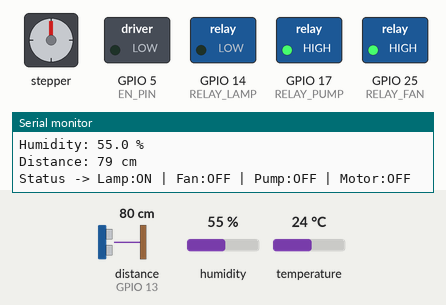
Recording of a sketch running on a simulated ESP32. Parts: stepper motor, switched loads named in the sketch (green lamp = pin HIGH), the last lines printed to the serial monitor. Wiring (inferred from the names in the program): ultrasonic range finder: trigger GPIO 12; echo GPIO 13. The test bench sets the inputs (shaded band); at power-on: distance to the obstacle (sensor on GPIO 13) 80 cm, temperature 24 °C, humidity 55 %. The echo pulse lasts 58.3 µs per cm; WiFi joins after 1.5 s; servers stay silent unless stated; no MQTT or app messages arrive unless stated; stepper angles assume 200 steps per turn; pins used as bus, display or sensor lines are not drawn.

Above: at 2.7 s.
2.8 s: distance to the obstacle (sensor on GPIO 13) set to 12 cm
8.0 s: distance to the obstacle (sensor on GPIO 13) set to 9 cm
At 8.69 s:
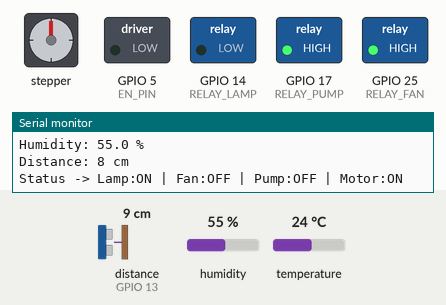
At 12.2 s:
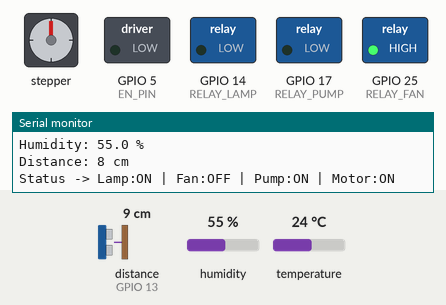
14.5 s: temperature set to 32.3 °C
19.5 s: temperature set to 33.3 °C
At 20.9 s:
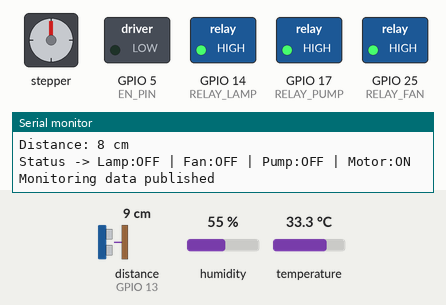
At 25.7 s:
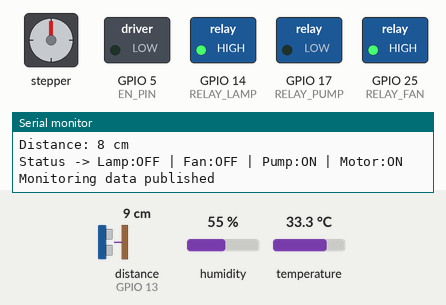
27.1 s: humidity set to 84 %
32.5 s: humidity set to 87 %
Timing chart, 0 to 35.0 s (numbered marks = the images above; inputs shaded):
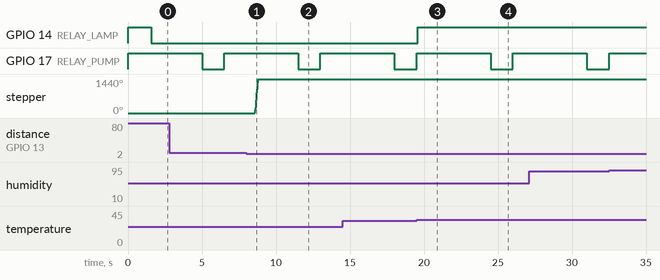

Measured:
- the behaviour switches between 11 and 10 cm on distance to the obstacle (sensor on GPIO 13) (found by bisection; images 0 and 1)
- the behaviour switches between 32.9 and 33 °C on temperature (found by bisection; images 2 and 3)
- after the input at 8.0 s, stepper: turns 1440° clockwise in 0.25 s, starting after 0.57 s
- after the input at 19.5 s, GPIO 14 (RELAY_LAMP): LOW → HIGH after 0.07 s

The sketch:

IoT.ino
```cpp
#include <WiFi.h>
#include "DHT.h"
#include <AccelStepper.h>
#include <PubSubClient.h>
#include <ArduinoJson.h>
#include "secrets.h"

// =====================================================
// PIN CONFIGURATION
// =====================================================
#define DHTPIN 26
#define DHTTYPE DHT22
#define TRIG_PIN 12
#define ECHO_PIN 13

#define RELAY_PUMP 17
#define RELAY_LAMP 14
#define RELAY_FAN 25

#define STEP_PIN 16
#define DIR_PIN 27
#define EN_PIN 5

// =====================================================
// THRESHOLD VALUES
// =====================================================
const float TEMP_MIN = 33.0;
const float TEMP_MAX = 34.0;
const float HUMIDITY_MIN = 86.0;
const float HUMIDITY_MAX = 87.0;
const int MUSHROOM_DISTANCE_CM = 10;

// =====================================================
// TIMING CONSTANTS
// =====================================================
const unsigned long SENSOR_READ_INTERVAL = 1000;   // 1 second
const unsigned long MQTT_PUBLISH_INTERVAL = 5000;  // 5 seconds
const unsigned long PUMP_ON_DURATION = 1500;       // 1.5 seconds
const unsigned long PUMP_COOLDOWN = 5000;          // 5 seconds

// =====================================================
// OBJECTS
// =====================================================
WiFiClient espClient;
PubSubClient client(espClient);
DHT dht(DHTPIN, DHTTYPE);
AccelStepper stepper(AccelStepper::DRIVER, STEP_PIN, DIR_PIN);

// =====================================================
// SENSOR DATA
// =====================================================
float temperature = 0.0;
float humidity = 0.0;
int distance = 0;

// =====================================================
// DEVICE STATUS
// =====================================================
String lampStatus = "OFF";
String pumpStatus = "OFF";
String fanStatus = "OFF";
String motorStatus = "OFF";

// =====================================================
// PUMP CONTROL STATE
// =====================================================
bool pumpNeeded = false;
bool pumpActive = false;
unsigned long pumpStartTime = 0;
unsigned long pumpCooldownStart = 0;

// =====================================================
// MANUAL CONTROL STATE
// =====================================================
bool manualLampControl = false;
bool manualPumpControl = false;
bool manualFanControl = false;

String lampManualState = "AUTO";
String pumpManualState = "AUTO";
String fanManualState = "AUTO";

// =====================================================
// TIMING VARIABLES
// =====================================================
unsigned long lastSensorRead = 0;
unsigned long lastMqttPublish = 0;

// =====================================================
// FLAGS
// =====================================================
bool needSendAck = false;

// =====================================================
// ENUMS & STRUCTS
// =====================================================
enum Level {
  LEVEL_LOW,
  LEVEL_NORMAL,
  LEVEL_HIGH
};

struct ControlRule {
  bool lamp;
  bool fan;
  bool pump;
};

// Control rules: [temperature level][humidity level]
ControlRule controlRules[3][3] = {
  // Temperature: LEVEL_LOW
  {
    { true, false, true },   // Humidity: LEVEL_LOW    -> Lamp ON, Pump ON
    { true, false, false },  // Humidity: LEVEL_NORMAL -> Lamp ON only
    { true, false, false }   // Humidity: LEVEL_HIGH   -> Lamp ON only
  },

  // Temperature: LEVEL_NORMAL
  {
    { false, false, true },  // Humidity: LEVEL_LOW    -> Pump ON only
    { false, false, false }, // Humidity: LEVEL_NORMAL -> All OFF
    { false, true, false }   // Humidity: LEVEL_HIGH   -> Fan ON only
  },

  // Temperature: LEVEL_HIGH
  {
    { false, true, true },   // Humidity: LEVEL_LOW    -> Fan ON, Pump ON
    { false, true, false },  // Humidity: LEVEL_NORMAL -> Fan ON only
    { false, true, false }   // Humidity: LEVEL_HIGH   -> Fan ON only
  }
};

// =====================================================
// FUNCTION DECLARATIONS
// =====================================================
void setupWiFi();
void setupMQTT();
void reconnectMQTT();
void mqttCallback(char* topic, byte* payload, unsigned int length);
void handleControlMessage(String message);
void sendStatusResponse();
void sendMonitoringData(float temp, float hum);

Level getTemperatureLevel(float temp);
Level getHumidityLevel(float hum);
int readUltrasonic();
void controlDevices(float temp, float hum, int dist);
void updatePumpCycle();
void turnOffAllDevices();

// =====================================================
// SETUP
// =====================================================
void setup() {
  Serial.begin(115200);
  Serial.println("\n=== Mushroom Farm Controller Starting ===");

  // Initialize DHT sensor
  dht.begin();

  // Configure pins
  pinMode(TRIG_PIN, OUTPUT);
  pinMode(ECHO_PIN, INPUT);
  pinMode(RELAY_PUMP, OUTPUT);
  pinMode(RELAY_LAMP, OUTPUT);
  pinMode(RELAY_FAN, OUTPUT);
  pinMode(EN_PIN, OUTPUT);

  // Enable TB6600 stepper driver
  digitalWrite(EN_PIN, LOW);

  // Configure stepper motor for cutting - high speed required
  stepper.setMaxSpeed(100000);      // Steps per second - adjust based on your motor
  stepper.setAcceleration(90000);  // Fast acceleration for cutting action

  // Turn off all devices initially
  turnOffAllDevices();

  // Connect to WiFi and MQTT
  setupWiFi();
  setupMQTT();

  Serial.println("=== Setup Complete ===\n");
}

// =====================================================
// MAIN LOOP
// =====================================================
void loop() {
  // Maintain MQTT connection
  if (!client.connected()) {
    reconnectMQTT();
  }
  client.loop();

  // Update pump timing cycle
  updatePumpCycle();

  // Run stepper motor
  stepper.run();

  unsigned long currentMillis = millis();

  // Read sensors periodically
  if (currentMillis - lastSensorRead >= SENSOR_READ_INTERVAL) {
    lastSensorRead = currentMillis;

    float newTemp = dht.readTemperature();
    float newHumidity = dht.readHumidity();
    int newDistance = readUltrasonic();

    if (!isnan(newTemp) && !isnan(newHumidity)) {
      temperature = newTemp;
      humidity = newHumidity;
      distance = newDistance;

      // Control devices based on sensor readings
      controlDevices(temperature, humidity, distance);

      // Print status to serial
      Serial.println("================================");
      Serial.printf("Temperature: %.1f °C\n", temperature);
      Serial.printf("Humidity: %.1f %%\n", humidity);
      Serial.printf("Distance: %d cm\n", distance);
      Serial.printf("Status -> Lamp:%s | Fan:%s | Pump:%s | Motor:%s\n",
                    lampStatus.c_str(), fanStatus.c_str(),
                    pumpStatus.c_str(), motorStatus.c_str());

      // Publish monitoring data periodically
      if (currentMillis - lastMqttPublish >= MQTT_PUBLISH_INTERVAL) {
        lastMqttPublish = currentMillis;
        sendMonitoringData(temperature, humidity);
      }
    } else {
      Serial.println("ERROR: Failed to read DHT22 sensor!");
    }
  }
}

// =====================================================
// NETWORK FUNCTIONS
// =====================================================
void setupWiFi() {
  Serial.println("Connecting to WiFi...");
  WiFi.begin(WIFI_SSID, WIFI_PASSWORD);

  while (WiFi.status() != WL_CONNECTED) {
    delay(500);
    Serial.print(".");
  }

  Serial.println("\nWiFi Connected!");
  Serial.print("IP Address: ");
  Serial.println(WiFi.localIP());
}

void setupMQTT() {
  client.setServer(MQTT_SERVER, MQTT_PORT);
  client.setCallback(mqttCallback);
  reconnectMQTT();
}

void reconnectMQTT() {
  while (!client.connected()) {
    Serial.print("Connecting to MQTT broker...");

    if (client.connect(DEVICE_ULID, MQTT_USER, MQTT_PASSWORD)) {
      Serial.println("Connected!");

      // Subscribe to control and status request topics
      char controlTopic[100];
      char statusRequestTopic[100];
      sprintf(controlTopic, "jamur/%s/control", DEVICE_ULID);
      sprintf(statusRequestTopic, "jamur/%s/status_request", DEVICE_ULID);

      client.subscribe(controlTopic);
      client.subscribe(statusRequestTopic);

      Serial.printf("Subscribed to: %s\n", controlTopic);
      Serial.printf("Subscribed to: %s\n", statusRequestTopic);
    } else {
      Serial.printf("Failed! rc=%d. Retrying in 5 seconds...\n", client.state());
      delay(5000);
    }
  }
}

void mqttCallback(char* topic, byte* payload, unsigned int length) {
  String message = "";
  for (unsigned int i = 0; i < length; i++) {
    message += (char)payload[i];
  }

  String topicStr = String(topic);
  Serial.printf("MQTT Message received on topic: %s\n", topic);
  Serial.printf("Payload: %s\n", message.c_str());

  if (topicStr.endsWith("/control")) {
    handleControlMessage(message);
  } else if (topicStr.endsWith("/status_request")) {
    sendStatusResponse();
  }
}

void handleControlMessage(String message) {
  StaticJsonDocument<200> doc;
  DeserializationError error = deserializeJson(doc, message);

  if (error) {
    Serial.printf("JSON parsing failed: %s\n", error.c_str());
    return;
  }

  // Handle lamp control
  if (doc.containsKey("lamp")) {
    lampManualState = doc["lamp"].as<String>();
    manualLampControl = (lampManualState != "AUTO");
  }

  // Handle fan control
  if (doc.containsKey("fan")) {
    fanManualState = doc["fan"].as<String>();
    manualFanControl = (fanManualState != "AUTO");
  }

  // Handle pump control
  if (doc.containsKey("pump")) {
    pumpManualState = doc["pump"].as<String>();
    manualPumpControl = (pumpManualState != "AUTO");
  }

  needSendAck = true;
}

void sendStatusResponse() {
  StaticJsonDocument<200> doc;
  doc["device_ulid"] = DEVICE_ULID;
  doc["message"] = "pong";
  doc["lamp"] = manualLampControl ? lampStatus : "AUTO";
  doc["fan"] = manualFanControl ? fanStatus : "AUTO";
  doc["pump"] = manualPumpControl ? pumpStatus : "AUTO";

  char buffer[200];
  size_t length = serializeJson(doc, buffer);

  char topic[100];
  sprintf(topic, "jamur/%s/status_response", DEVICE_ULID);
  client.publish(topic, buffer, length);

  Serial.println("Status response sent");
}

void sendMonitoringData(float temp, float hum) {
  StaticJsonDocument<200> doc;
  doc["device_ulid"] = DEVICE_ULID;
  doc["temperature"] = temp;
  doc["humidity"] = hum;

  char buffer[200];
  size_t length = serializeJson(doc, buffer);

  char topic[100];
  sprintf(topic, "jamur/%s/monitoring", DEVICE_ULID);

  if (client.publish(topic, buffer, length)) {
    Serial.println("Monitoring data published");
  }
}

// =====================================================
// SENSOR FUNCTIONS
// =====================================================
int readUltrasonic() {
  digitalWrite(TRIG_PIN, LOW);
  delayMicroseconds(2);
  digitalWrite(TRIG_PIN, HIGH);
  delayMicroseconds(10);
  digitalWrite(TRIG_PIN, LOW);

  long duration = pulseIn(ECHO_PIN, HIGH, 20000);  // 20ms timeout
  int distance = duration * 0.034 / 2;

  return distance;
}

Level getTemperatureLevel(float temp) {
  if (temp < TEMP_MIN) return LEVEL_LOW;
  if (temp > TEMP_MAX) return LEVEL_HIGH;
  return LEVEL_NORMAL;
}

Level getHumidityLevel(float hum) {
  if (hum < HUMIDITY_MIN) return LEVEL_LOW;
  if (hum > HUMIDITY_MAX) return LEVEL_HIGH;
  return LEVEL_NORMAL;
}

// =====================================================
// CONTROL LOGIC
// =====================================================
void controlDevices(float temp, float hum, int dist) {
  Level tempLevel = getTemperatureLevel(temp);
  Level humLevel = getHumidityLevel(hum);

  // Get control rule based on current levels
  ControlRule rule = controlRules[tempLevel][humLevel];

  bool lampOn = rule.lamp;
  bool fanOn = rule.fan;
  bool pumpOn = rule.pump;

  // Apply manual overrides if active
  if (manualLampControl) {
    lampOn = (lampManualState == "ON");
  }

  if (manualFanControl) {
    fanOn = (fanManualState == "ON");
  }

  if (manualPumpControl) {
    pumpOn = (pumpManualState == "ON");
  }

  // Control relays (active LOW)
  digitalWrite(RELAY_LAMP, lampOn ? LOW : HIGH);
  digitalWrite(RELAY_FAN, fanOn ? LOW : HIGH);

  // Update pump state (actual control in updatePumpCycle)
  pumpNeeded = pumpOn;

  // Update status strings
  lampStatus = lampOn ? "ON" : "OFF";
  fanStatus = fanOn ? "ON" : "OFF";

  // Control stepper motor for cutting based on distance
  if (dist < MUSHROOM_DISTANCE_CM && dist > 0) {
    // Move forward quickly for cutting
    if (stepper.currentPosition() == 0) {
      stepper.moveTo(800);  // Adjust steps based on your cutting blade travel distance
    }
    motorStatus = "ON";
  } else {
    // Return to home position
    if (stepper.currentPosition() != 0) {
      stepper.moveTo(0);
    }
    motorStatus = "OFF";
  }

  // Send acknowledgment if needed
  if (needSendAck) {
    sendStatusResponse();
    needSendAck = false;
  }
}

void updatePumpCycle() {
  unsigned long currentMillis = millis();

  // Start pump if needed and not in cooldown
  if (pumpNeeded && !pumpActive) {
    // Check if cooldown period has elapsed
    if (currentMillis - pumpCooldownStart >= PUMP_COOLDOWN) {
      digitalWrite(RELAY_PUMP, LOW);  // Turn ON (active LOW)
      pumpActive = true;
      pumpStartTime = currentMillis;
      pumpStatus = "ON";
      Serial.println("Pump: ON");
    } else {
      // In cooldown, show OFF status
      pumpStatus = "OFF";
    }
  }

  // Turn off pump after ON duration
  if (pumpActive && (currentMillis - pumpStartTime >= PUMP_ON_DURATION)) {
    digitalWrite(RELAY_PUMP, HIGH);  // Turn OFF
    pumpActive = false;
    pumpCooldownStart = currentMillis;
    pumpStatus = "OFF";
    Serial.println("Pump: OFF (cooldown started)");
  }
}

void turnOffAllDevices() {
  digitalWrite(RELAY_PUMP, HIGH);
  digitalWrite(RELAY_LAMP, HIGH);
  digitalWrite(RELAY_FAN, HIGH);

  lampStatus = "OFF";
  pumpStatus = "OFF";
  fanStatus = "OFF";
  motorStatus = "OFF";
  pumpNeeded = false;
  pumpActive = false;
}
```

secrets-example.h
```cpp
#pragma once

#define WIFI_SSID       "Wifi name"
#define WIFI_PASSWORD   "Wifi password"

#define MQTT_SERVER     "mqtt.example.com"
#define MQTT_PORT       1883
#define MQTT_USER       "user"
#define MQTT_PASSWORD   "admin1234"

#define DEVICE_ULID     "01kc4kqwvwwt6xc7nrhq595q79"
```
